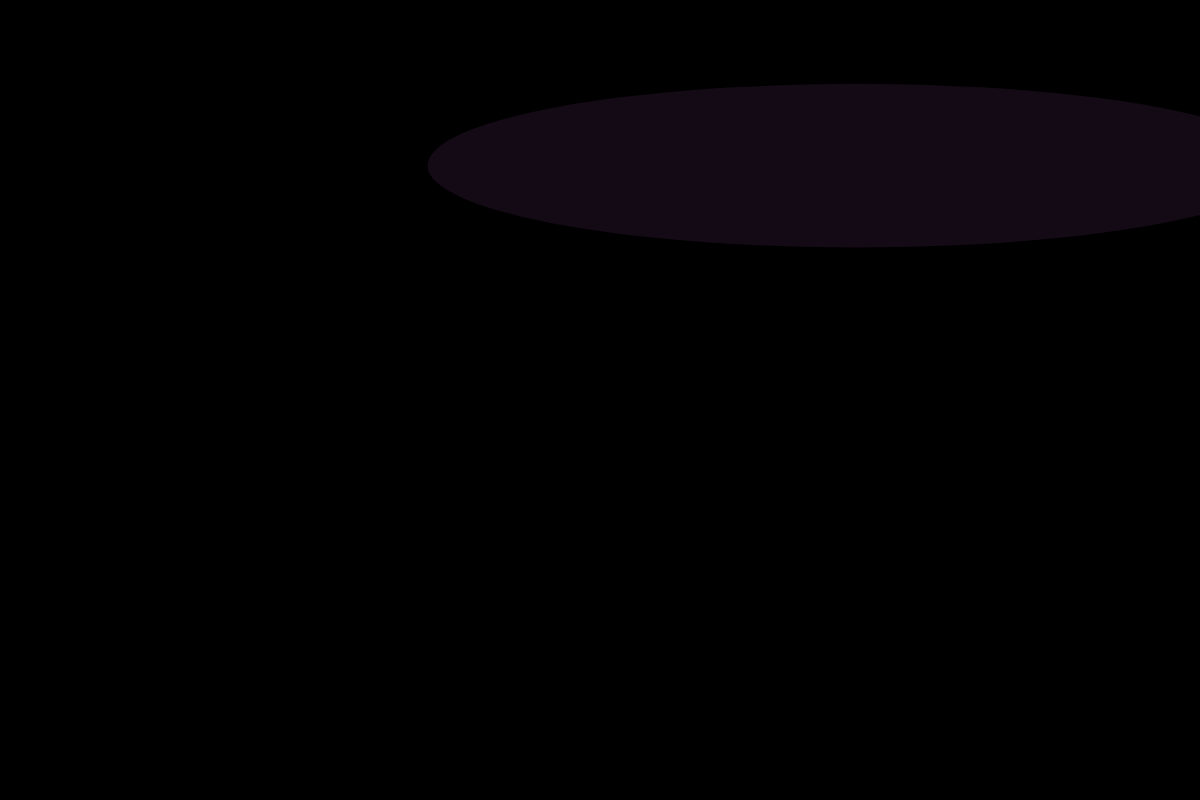
Frame 1 (no input)
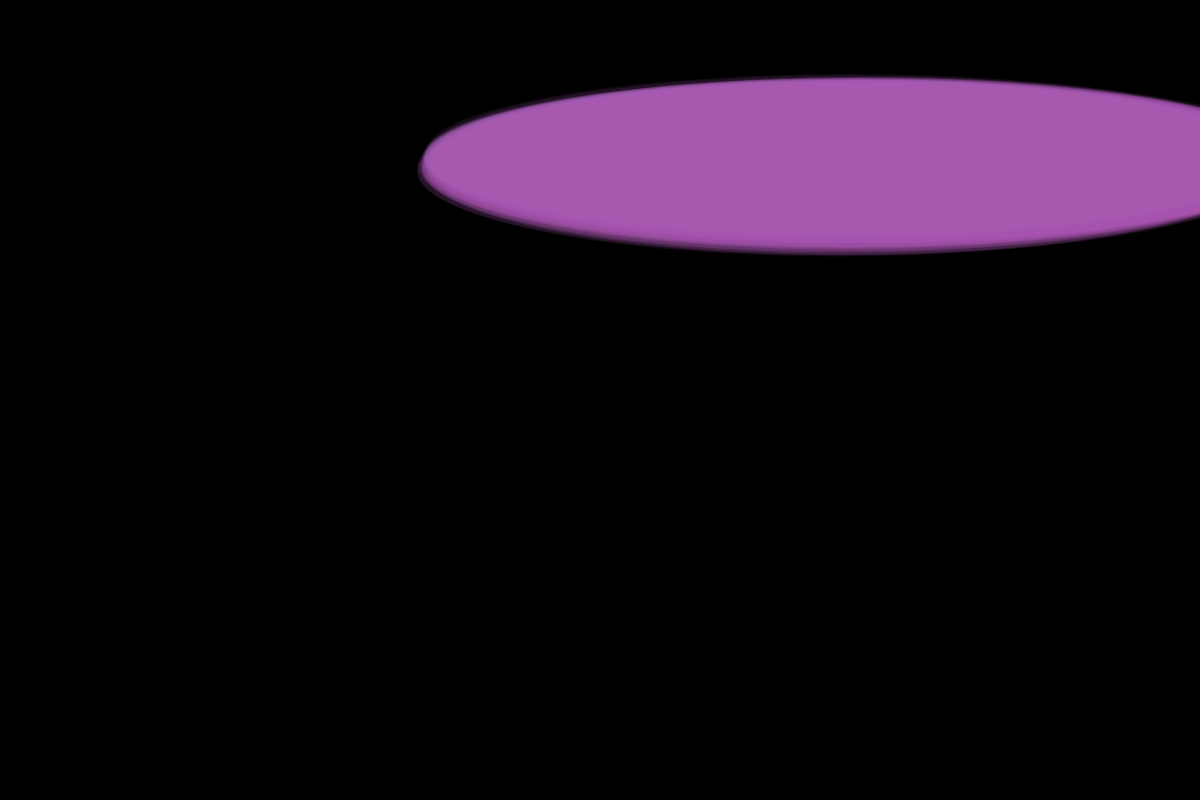
Frame 60 (no input)
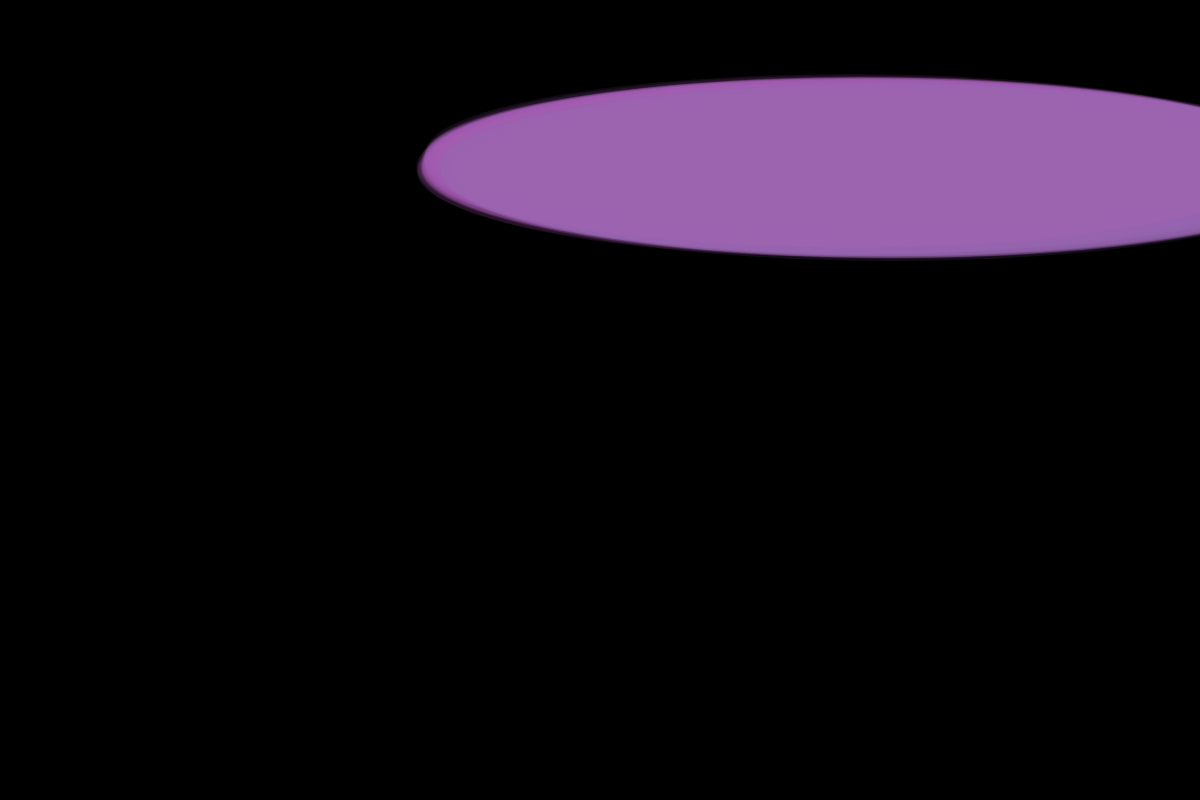
Frame 120 (the mouse pressed at the canvas centre since frame 60)

The p5.js sketch that drew these frames (run headless with seeded random() and noise() and a simulated clock; from frame 60 on, the mouse is pressed at the canvas centre):

// p5.js sketch
// ── sketch.js
// Evolving Blob
let bgColor; // background-color
let centerX, centerY;
let blob = {};
blob.posx = 100;
blob.posy = 100;
blob.width = 150;
blob.height = 100;
blob.rand1 = 0;
blob.rand2 = 0;
let multMax = 0.00001;
let multDelta;
let mult;
let redFill = 255;
let alphaAmt = 40;
let alphaNoise;

// setup function for the bacground and blob
function setup() {
    bgColor = color(0, 0, 0);

    createCanvas(windowWidth, 800);
    background(bgColor);

    // Set initial position
    blob.posx = random(width);
    blob.posy = random(height);
    blob.width = blob.posx + 2;
    blob.height = blob.posy - 2;
}

//begins drawing the blob
function draw() {

    centerX = width * 0.5;
    centerY = height * 0.5;

    multDelta = noise(0.01 * frameCount + pow(2, 8));
    multDelta = map(multDelta, 0, 1, -0.0001, 0.0001);
    multMax = constrain(multMax + multDelta, 0.005, 0.2);
    mult = random(-multMax, multMax);
    blob.rand1 = abs(((width * mult) + blob.width) % width);
    mult = random(-multMax, multMax);
    blob.rand2 = abs(((height * mult) + blob.height) % height);


    mult = noise(frameCount * 0.001) * 255;
    randFill = constrain(mult, mult, mult);

    noStroke();
    // get a random noise value between (0-1)
    alphaNoise = noise(0.1 * frameCount + 1000);
    alphaNoise = map(alphaNoise, 0, 1, -2, 2);
    alphaAmt += alphaNoise;
    alphaAmt = constrain(alphaAmt, 20, 100);
    fill(randFill, 255 - randFill, 175, 30);

    ellipse(blob.posx, blob.posy, blob.width, blob.height);

    blob.posx = blob.width;
    blob.posy = blob.height;
    blob.width = blob.rand1;
    blob.height = blob.rand2;
}



/* Allows fullscreen */
function windowResized() {
    resizeCanvas(windowWidth, windowHeight);
    background(bgColor);
}

function mousePressed() {
    if (mouseX > 0 && mouseX < width && mouseY > 0 && mouseY < height) {
        let fs = fullscreen();
        fullscreen(!fs);
    }
}
